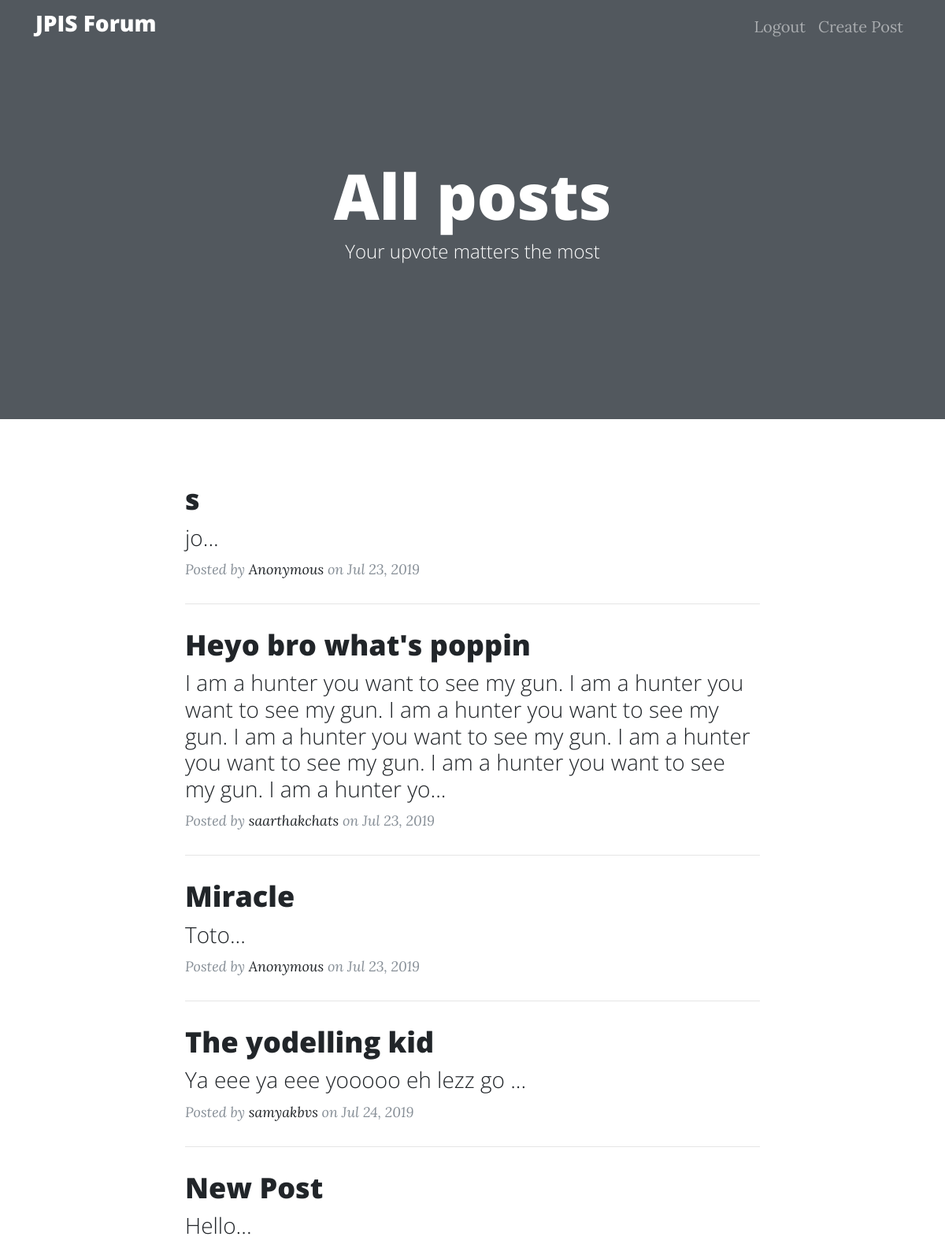
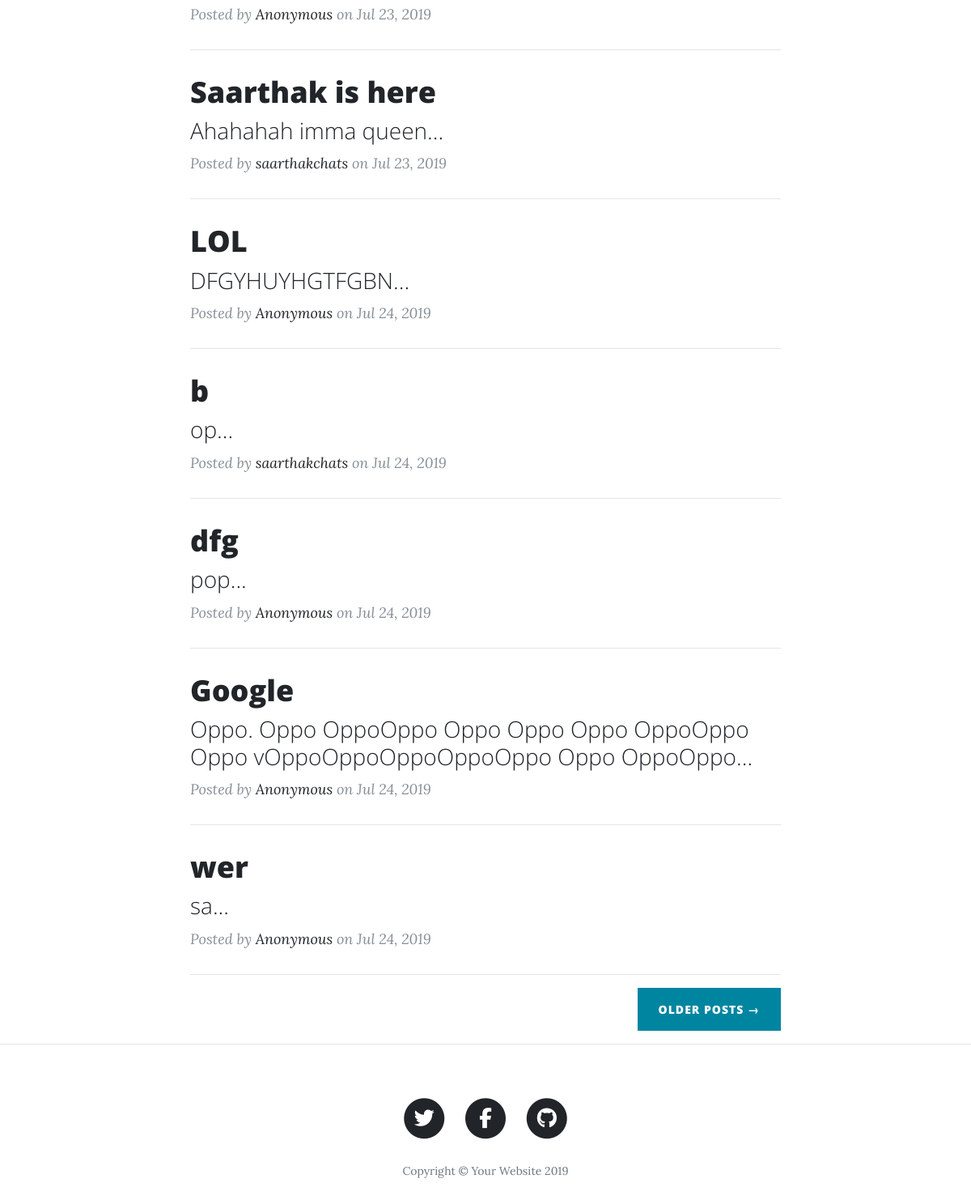
Screenshot of / (signed in) with the database file from the repository (2 pictures, top to bottom).
### posts/models.py (models this page shows, shortened)
class Post(models.Model):
    title = models.CharField(max_length=200)
    body = models.TextField()
    votes_total = models.IntegerField(default=0)
    pubdate = models.DateTimeField()
    hunter = models.ForeignKey(User, on_delete=models.CASCADE)
    anonymous = models.BooleanField(default=False)
    upvoted_users = models.TextField(default='')
    post_approved = models.BooleanField(default=False)
    def preview(self):
        return self.body[:250]
    def pretty_date(self):
        return self.pubdate.strftime('%b %e, %Y')

### posts/views.py (the view)
# urls.py: path('', posts.views.home, name='home'),
def home(request):
    if request.user.is_authenticated:
        if request.user.is_staff:
            posts = Post.objects.all().order_by('-votes_total')
            return render(request, 'posts/home.html', {'posts': posts})
        else:
            posts = Post.objects.all().order_by('-votes_total').filter(post_approved=True)
            return render(request, 'posts/home.html', {'posts': posts})
    else:
        return render(request, 'posts/landing.html')

### posts/templates/posts/home.html (shortened to what this page needs)
{% load staticfiles %}
<!DOCTYPE html>
<html lang="en">
<head>
  <link rel="stylesheet" href="https://stackpath.bootstrapcdn.com/bootstrap/4.3.1/css/bootstrap.min.css">
  <link href="vendor/fontawesome-free/css/all.min.css" rel="stylesheet" type="text/css">
  <link href="{% static 'css/clean-blog.css' %}" rel="stylesheet">
</head>
<body>
  <nav class="navbar navbar-expand-lg navbar-dark bg-transparent fixed-top">
  <div class="container">
  <a class="navbar-brand nav-item-lg active" href="{% url 'home' %}"><h3>JPIS Forum</h3></a>
  <div class="collapse navbar-collapse" id="navbarResponsive">
    <ul class="navbar-nav ml-auto">
      <form id="log" action="{% url 'logout' %}" method="POST">
      <li class="nav-item">
        <a class="nav-link" href="javascript:{document.getElementById('log').submit()}">Logout</a>
      </li>
        </form>
      <li class="nav-item ">
        <a class="nav-link" href="{% url 'create' %}">Create Post</a>
      </li>
    </ul>
  </div>
  </div>
  </nav>
  <header class="masthead" >
    <div class="overlay"></div>
    <div class="container">
      <div class="row">
        <div class="col-lg-8 col-md-10 mx-auto">
          <div class="site-heading">
            <h1>All posts</h1>
            <span class="subheading">Your upvote matters the most</span>
          </div>
        </div>
      </div>
    </div>
  </header>
  <div class="container">
    <div class="row">
      <div class="col-lg-8 col-md-10 mx-auto">
        {% for post in posts.all %}
        <div class="post-preview">
          <a href="post.html">
            <h2 class="post-title">
              {{ post.title }}
            </h2>
            <h3 class="post-subtitle">
              {{ post.preview }}...
            </h3>
          </a>
          <p class="post-meta">Posted by
            {% if post.anonymous %}
            <a href="#">Anonymous</a>
            {% else %}
            <a href="#">{{ post.hunter }}</a>
            {% endif %}
            on {{ post.pretty_date }}</p>
        </div>
        <hr>
        {% endfor %}
        <div class="clearfix">
          <a class="btn btn-primary float-right" href="#">Older Posts &rarr;</a>
        </div>
      </div>
    </div>
  </div>
  <hr>
  <footer>
    <div class="container">
      <div class="row">
        <div class="col-lg-8 col-md-10 mx-auto">
          <ul class="list-inline text-center">
            <li class="list-inline-item">
              <a href="#">
                <span class="fa-stack fa-lg">
                  <i class="fas fa-circle fa-stack-2x"></i>
                  <i class="fab fa-twitter fa-stack-1x fa-inverse"></i>
                </span>
              </a>
            </li>
            <li class="list-inline-item">
              <a href="#">
                <span class="fa-stack fa-lg">
                  <i class="fas fa-circle fa-stack-2x"></i>
                  <i class="fab fa-facebook-f fa-stack-1x fa-inverse"></i>
                </span>
              </a>
            </li>
            <li class="list-inline-item">
              <a href="#">
                <span class="fa-stack fa-lg">
                  <i class="fas fa-circle fa-stack-2x"></i>
                  <i class="fab fa-github fa-stack-1x fa-inverse"></i>
                </span>
              </a>
            </li>
          </ul>
          <p class="copyright text-muted">Copyright &copy; Your Website 2019</p>
        </div>
      </div>
    </div>
  </footer>
</body>
</html>

### static/css/clean-blog.css (style rules this page uses)
body { font-size: 20px; color: #212529; font-family: 'Lora', 'Times New Roman', serif; }
p { line-height: 1.5; margin: 30px 0; }
p a { text-decoration: underline; }
h1, h2, h3, h4, h5, h6 { font-weight: 800; font-family: 'Open Sans', 'Helvetica Neue', Helvetica, Arial, sans-serif; }
a { color: #212529; -webkit-transition: all 0.2s; transition: all 0.2s; }
header.masthead { margin-bottom: 50px; background: no-repeat center center; background-color: #868e96; background-attachment: scroll; position: relative; background-size: cover; }
header.masthead .overlay { position: absolute; top: 0; left: 0; height: 100%; width: 100%; background-color: #212529; opacity: 0.5; }
header.masthead .page-heading, header.masthead .post-heading, header.masthead .site-heading { padding: 200px 0 150px; color: white; }
@media only screen and (min-width: 768px) { header.masthead .page-heading, header.masthead .post-heading, header.masthead .site-heading { padding: 200px 0; } }
header.masthead .page-heading, header.masthead .site-heading { text-align: center; }
header.masthead .page-heading h1, header.masthead .site-heading h1 { font-size: 50px; margin-top: 0; }
header.masthead .page-heading .subheading, header.masthead .site-heading .subheading { font-size: 24px; font-weight: 300; line-height: 1.1; display: block; margin: 10px 0 0; font-family: 'Open Sans', 'Helvetica Neue', Helvetica, Arial, sans-serif; }
@media only screen and (min-width: 768px) { header.masthead .page-heading h1, header.masthead .site-heading h1 { font-size: 80px; } }
.post-preview > a { color: #212529; }
.post-preview > a > .post-title { font-size: 30px; margin-top: 30px; margin-bottom: 10px; }
.post-preview > a > .post-subtitle { font-weight: 300; margin: 0 0 10px; }
.post-preview > .post-meta { font-size: 18px; font-style: italic; margin-top: 0; color: #868e96; }
.post-preview > .post-meta > a { text-decoration: none; color: #212529; }
@media only screen and (min-width: 768px) { .post-preview > a > .post-title { font-size: 36px; } }
footer { padding: 50px 0 65px; }
footer .list-inline { margin: 0; padding: 0; }
footer .copyright { font-size: 14px; margin-bottom: 0; text-align: center; }
.btn { font-size: 14px; font-weight: 800; padding: 15px 25px; letter-spacing: 1px; text-transform: uppercase; border-radius: 0; font-family: 'Open Sans', 'Helvetica Neue', Helvetica, Arial, sans-serif; }
.btn-primary { background-color: #0085A1; border-color: #0085A1; }

### rows the page displays
Post: title "s", preview "jo", anonymous "Anonymous", pretty_date "Jul 23, 2019"
Post: title "Heyo bro what's poppin", preview "I am a hunter you want to see my gun. I am a hunter you want to see my gun. I am a hunter you want to see my gun. I am a hunter you want to see my gun. I am a hunter you want to see my gun. I am a hunter you want to see my gun. I am a hunter yo", hunter "saarthakchats", pretty_date "Jul 23, 2019"
Post: title "Miracle", preview "Toto", anonymous "Anonymous", pretty_date "Jul 23, 2019"
Post: title "The yodelling kid", preview "Ya eee ya eee yooooo eh lezz go", hunter "samyakbvs", pretty_date "Jul 24, 2019"
Post: title "New Post", preview "Hello", anonymous "Anonymous", pretty_date "Jul 23, 2019"
Post: title "Saarthak is here", preview "Ahahahah imma queen", hunter "saarthakchats", pretty_date "Jul 23, 2019"
Post: title "LOL", preview "DFGYHUYHGTFGBN", anonymous "Anonymous", pretty_date "Jul 24, 2019"
Post: title "b", preview "op", hunter "saarthakchats", pretty_date "Jul 24, 2019"
Post: title "dfg", preview "pop", anonymous "Anonymous", pretty_date "Jul 24, 2019"
Post: title "Google", preview "Oppo. Oppo OppoOppo Oppo Oppo Oppo OppoOppo Oppo vOppoOppoOppoOppoOppo Oppo OppoOppo", anonymous "Anonymous", pretty_date "Jul 24, 2019"
Post: title "wer", preview "sa", anonymous "Anonymous", pretty_date "Jul 24, 2019"
